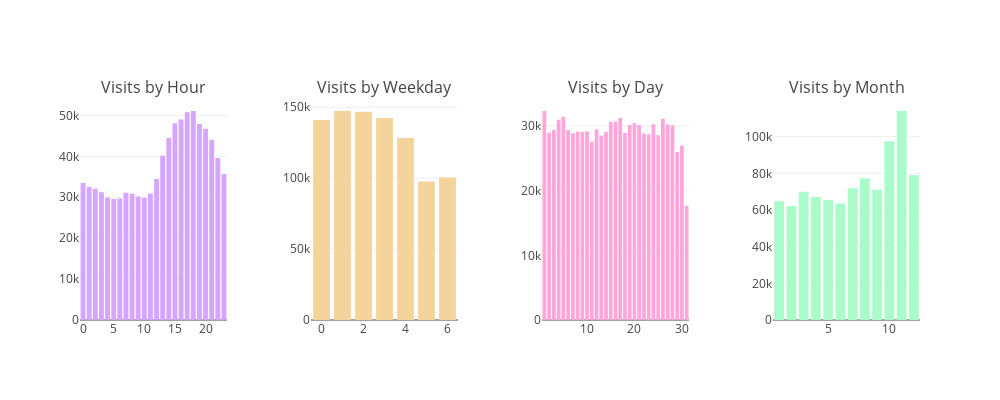

Notebook cell for this chart:
### Markdown cell above
### b) Distribution of transactions throughout the hours, days, weekdays and months

### Code cell
colors = ["#d6a5ff", "#fca6da", "#f4d39c", "#a9fcca"]

fig = tools.make_subplots(rows=1, cols=4, horizontal_spacing=0.1, subplot_titles=["Visits by Hour", "Visits by Weekday", "Visits by Day", "Visits by Month"], print_grid=False)
trs = []
for i,col in enumerate(["hour", "day", "weekday", "month"]):
    t = training_copy[col].value_counts()
    tr = go.Bar(x = t.index, marker=dict(color=colors[i]), y = t.values)
    trs.append(tr)

fig.append_trace(trs[0], 1, 1)
fig.append_trace(trs[2], 1, 2)
fig.append_trace(trs[1], 1, 3)
fig.append_trace(trs[3], 1, 4)
fig['layout'].update(height=400, width=1000, showlegend=False)
iplot(fig)

### Figure 1 — Plotly figure (JSON) as saved in the notebook; plotly's stock layout.template omitted (floating-point values rounded to 4 significant figures)
{"data": [{"marker": {"color": "#d6a5ff"}, "type": "bar", "uid": "cf2eaf9c-d320-11e8-bfd5-a45e60e7efaf", "x": [18, 17, 16, 15, 19, 20, 14, 21, 13, 22, 23, 12, 0, 1, 2, 3, 7, 11, 8, 9, 4, 10, 6, 5], "xaxis": "x", "y": [51096, 50797, 49039, 48092, 47911, 46753, 44490, 44057, 40176, 39584, 35690, 34487, 33482, 32512, 32063, 31235, 31121, 30904, 30889, 30184, 29942, 29869, 29696, 29584], "yaxis": "y"}, {"marker": {"color": "#f4d39c"}, "type": "bar", "uid": "cf35160c-d320-11e8-a813-a45e60e7efaf", "x": [1, 2, 3, 0, 4, 6, 5], "xaxis": "x2", "y": [147279, 146733, 142399, 140905, 128331, 100360, 97646], "yaxis": "y2"}, {"marker": {"color": "#fca6da"}, "type": "bar", "uid": "cf38093e-d320-11e8-a466-a45e60e7efaf", "x": [1, 5, 17, 26, 4, 16, 15, 20, 27, 24, 19, 21, 28, 12, 3, 6, 10, 8, 14, 9, 2, 18, 7, 22, 23, 25, 13, 11, 30, 29, 31], "xaxis": "x3", "y": [32302, 31403, 31262, 31113, 30939, 30668, 30624, 30407, 30258, 30236, 30140, 30123, 30110, 29469, 29366, 29363, 29163, 29118, 29063, 29055, 28957, 28909, 28851, 28837, 28726, 28549, 28509, 27563, 26945, 25955, 17670], "yaxis": "y3"}, {"marker": {"color": "#a9fcca"}, "type": "bar", "uid": "cf3b6606-d320-11e8-b857-a45e60e7efaf", "x": [11, 10, 12, 8, 7, 9, 3, 4, 5, 1, 6, 2], "xaxis": "x4", "y": [113972, 97506, 79124, 77315, 71812, 71032, 69931, 67126, 65371, 64694, 63578, 62192], "yaxis": "y4"}], "layout": {"annotations": [{"font": {"size": 16}, "showarrow": false, "text": "Visits by Hour", "x": 0.0875, "xanchor": "center", "xref": "paper", "y": 1, "yanchor": "bottom", "yref": "paper"}, {"font": {"size": 16}, "showarrow": false, "text": "Visits by Weekday", "x": 0.3625, "xanchor": "center", "xref": "paper", "y": 1, "yanchor": "bottom", "yref": "paper"}, {"font": {"size": 16}, "showarrow": false, "text": "Visits by Day", "x": 0.6375, "xanchor": "center", "xref": "paper", "y": 1, "yanchor": "bottom", "yref": "paper"}, {"font": {"size": 16}, "showarrow": false, "text": "Visits by Month", "x": 0.9125, "xanchor": "center", "xref": "paper", "y": 1, "yanchor": "bottom", "yref": "paper"}], "height": 400, "showlegend": false, "width": 1000, "xaxis": {"anchor": "y", "domain": [0, 0.175]}, "xaxis2": {"anchor": "y2", "domain": [0.275, 0.45]}, "xaxis3": {"anchor": "y3", "domain": [0.55, 0.725]}, "xaxis4": {"anchor": "y4", "domain": [0.825, 1]}, "yaxis": {"anchor": "x", "domain": [0, 1]}, "yaxis2": {"anchor": "x2", "domain": [0, 1]}, "yaxis3": {"anchor": "x3", "domain": [0, 1]}, "yaxis4": {"anchor": "x4", "domain": [0, 1]}}}
